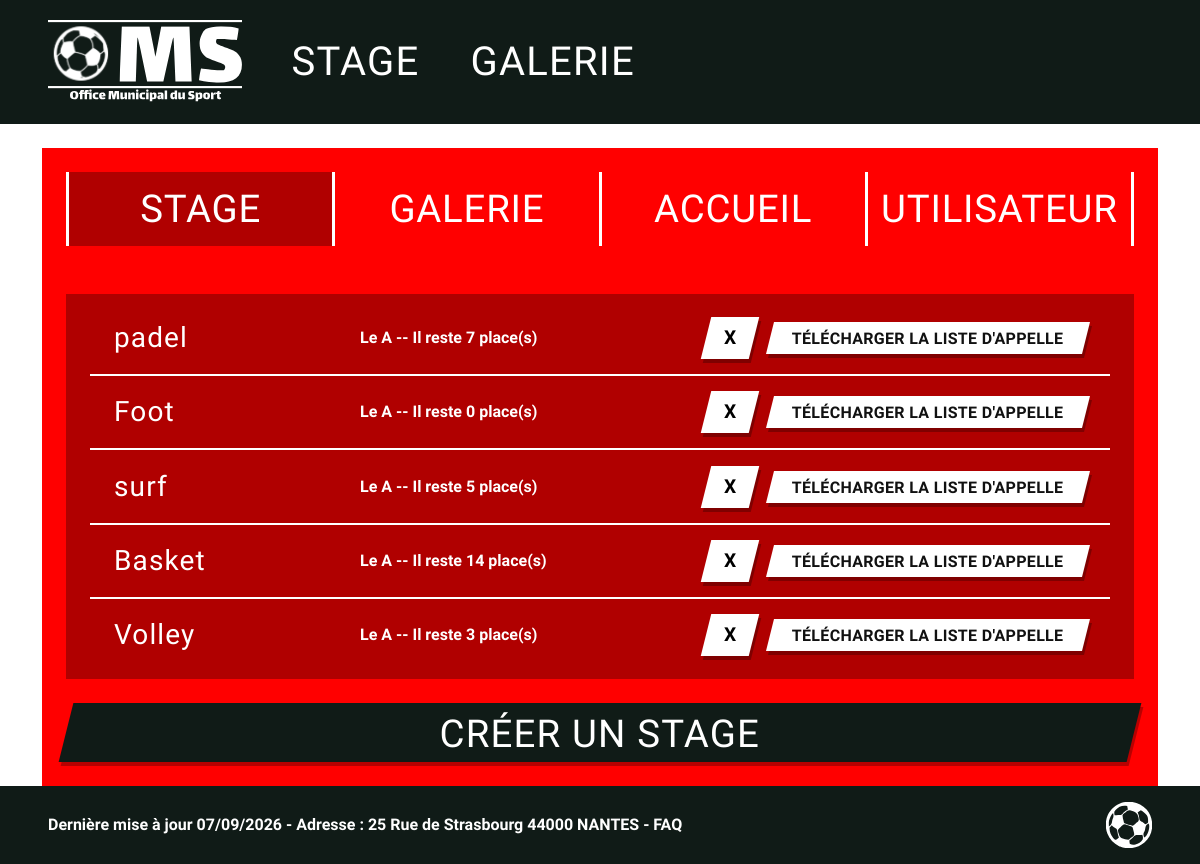
The app's page /Admin_Stage.php (signed in) with its own data.
### tables this page shows
CREATE TABLE Stage (
    id_stage      INTEGER     NOT NULL,
    intitule      VARCHAR(100),
    type_activite VARCHAR(100),
    niveau_etude  VARCHAR(100),
    description   VARCHAR(255),
    nb_inscrits   INTEGER,
    nb_places     INTEGER,
    image_path    VARCHAR(255) COMMENT 'Chemin de l''image du stage (colonne simple, pas de FK)',
    PRIMARY KEY (id_stage)
);

### HTML/Admin_Stage.php (the view, shortened to what this page needs)
<?php
$pdo = new PDO('mysql:host=localhost;dbname=omstjj;charset=utf8mb4',
    'root', '', [PDO::ATTR_ERRMODE => PDO::ERRMODE_EXCEPTION]);
$stages = $pdo->query("SELECT * FROM stage")->fetchAll(PDO::FETCH_ASSOC);
?>
<!doctype html>
<html lang="fr">
<head>
  <link href="https://cdn.jsdelivr.net/npm/bootstrap@5.3.8/dist/css/bootstrap.min.css" rel="stylesheet">
</head>
<body>
  <header class="oms-header py-2">
    <div class="container-fluid px-4 px-lg-5 d-flex align-items-center" style="min-height:108px;">
      <a href="index.php" class="d-flex align-items-center me-4" aria-label="Accueil OMS">
        <img src="../Annexes/Images/logo_OMS.svg" alt="OMS – Office Municipal du Sport" class="oms-logo">
      </a>
      <nav class="d-flex align-items-center" aria-label="Navigation principale">
        <a class="nav-link" href="stage.php">Stage</a>
        <a class="nav-link" href="galerie.php">Galerie</a>
      </nav>
    </div>
  </header>
  <main class="oms-main pt-4 pb-0">
    <div class="container">
      <section class="oms-rouge p-4 p-lg-4">
        <nav class="oms-tabs mb-4 mb-lg-5" aria-label="Navigation administration">
          <span class="oms-sep" aria-hidden="true"></span>
          <a class="oms-tab actif" href="Admin_Stage.php" aria-current="page">Stage</a>
          <span class="oms-sep" aria-hidden="true"></span>
          <a class="oms-tab" href="Admin_Galerie.php">Galerie</a>
          <span class="oms-sep" aria-hidden="true"></span>
          <a class="oms-tab" href="Admin_Accueil.php">Accueil</a>
          <span class="oms-sep" aria-hidden="true"></span>
          <a class="oms-tab" href="Admin_Utilisateur.php">Utilisateur</a>
          <span class="oms-sep" aria-hidden="true"></span>
        </nav>
        <div class="oms-liste px-3 px-lg-4 py-2 mb-4">
        <?php foreach ($stages as $stage): ?>
        <form class="oms-ligne " action="delete_stage.php" method="post">
            <span class="oms-sport"><?php echo htmlspecialchars($stage['intitule']); ?></span>
            <span class="oms-date">Le  A  -- Il reste <?php echo htmlspecialchars($stage['nb_places'] - $stage['nb_inscrits']); ?> place(s)</span>
            <button type="submit" class="oms-btn oms-btn--x" aria-label="Supprimer le stage <?php echo htmlspecialchars($stage['intitule']); ?>"><span>X</span></button>
            <button type="button" class="oms-btn oms-btn--blanc"><span>Télécharger la liste d'appelle</span></button>
        </form>
        <?php endforeach; ?>
        </div>
        <button href="Admin_création_stage.php" type="button" class="oms-btn" ><span>Créer un stage</span></button>
      </section>
    </div>
  </main>
  <footer class="oms-footer">
    <div class="container-fluid px-4 px-lg-5 d-flex align-items-center justify-content-between py-3">
      <p class="mb-0 fw-bold" style="font-size:1rem;">
        Dernière mise à jour 07/09/2026 - Adresse : 25 Rue de Strasbourg 44000 NANTES -
        <a href="#" class="text-white text-decoration-none">FAQ</a>
      </p>
      <img src="../Annexes/Images/logo_ball_oms.svg" alt="" class="ballon" aria-hidden="true">
    </div>
  </footer>
</body>
</html>

### HTML/Admin_Stage.php (style rules this page uses)
:root { --oms-rouge:#ff0000; --oms-rouge-fonce:#b00000; --oms-sombre:#101b17; }
body { display:flex;flex-direction:column;min-height:100vh; font-family:'Ubuntu',Arial,Helvetica,sans-serif; background:#fff; }
main { flex:1 0 auto; }
.oms-header { background:var(--oms-sombre); }
.oms-logo { display:block;height:84px;width:auto; }
.oms-header .nav-link { color:#fff;text-decoration:none;text-transform:uppercase; font-family:'Lalezar',sans-serif;font-size:2.5rem;line-height:1; letter-spacing:.03em;padding:.3rem 1.6rem; }
.oms-rouge { background:var(--oms-rouge); }
.oms-main { display:flex;flex-direction:column; }
.oms-main>.container { display:flex;flex-direction:column;flex:1 1 auto; }
.oms-main>.container>section { flex:1 1 auto;display:flex;flex-direction:column; }
.oms-tabs { display:flex;align-items:stretch; }
.oms-tab { flex:1 1 0;display:flex;align-items:center;justify-content:center; padding:1.1rem 0;color:#fff;text-decoration:none;text-transform:uppercase; font-family:'Lalezar',sans-serif;font-size:2.4rem;line-height:1;letter-spacing:.02em; }
.oms-tab.actif { background:var(--oms-rouge-fonce); }
.oms-sep { flex:0 0 3px;background:#fff; }
.oms-liste { background:var(--oms-rouge-fonce); }
.oms-ligne { display:flex;align-items:center;gap:1rem;padding:.95rem 1.5rem; }
.oms-ligne + .oms-ligne { border-top:2px solid #fff; }
.oms-sport { font-family:'Lalezar',sans-serif;font-size:1.75rem;color:#fff;letter-spacing:.04em;min-width:230px; }
.oms-date { flex:1 1 auto;color:#fff;font-weight:700;font-size:auto rem; }
.oms-btn { display:inline-block;border:0;border-radius:0;cursor:pointer; background:var(--oms-sombre);color:#fff; font-family:'Lalezar',sans-serif;font-size:2.4rem;line-height:1.1; letter-spacing:.03em;text-transform:uppercase; padding:.6rem 2.3rem .45rem;transform:skewX(-14deg); box-shadow:3px 4px 0 rgba(0,0,0,.28); }
.oms-btn>span { display:inline-block;transform:skewX(14deg); }
.oms-btn--blanc { background:#fff;color:#111;font-family:'Ubuntu',sans-serif;font-weight:700; font-size:1rem;padding:.5rem 1.4rem .4rem;letter-spacing:.02em; }
.oms-btn--x { width:48px;height:42px;padding:0;background:#fff;color:#000; font-family:'Ubuntu',sans-serif;font-weight:900;font-size:1.2rem; display:inline-flex;align-items:center;justify-content:center; }
.oms-footer { background:var(--oms-sombre);color:#fff;flex-shrink:0; }
.oms-footer .ballon { width:46px;height:46px;display:block; }

### records on screen
stage: intitule "padel", $stage['nb_places'] - $stage['nb_inscrits'] "7"
stage: intitule "Foot", $stage['nb_places'] - $stage['nb_inscrits'] "0"
stage: intitule "surf", $stage['nb_places'] - $stage['nb_inscrits'] "5"
stage: intitule "Basket", $stage['nb_places'] - $stage['nb_inscrits'] "14"
stage: intitule "Volley", $stage['nb_places'] - $stage['nb_inscrits'] "3"
